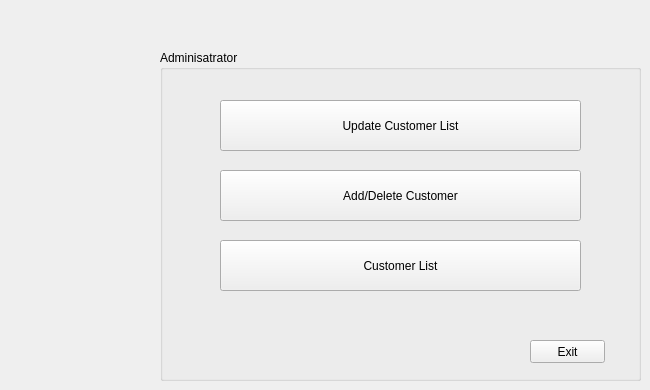
    <widget class="QWidget" name="AdminBase">
     <widget class="QGroupBox" name="groupBox_2">
      <property name="geometry">
       <rect>
        <x>160</x>
        <y>50</y>
        <width>481</width>
        <height>331</height>
       </rect>
      </property>
      <property name="title">
       <string>Adminisatrator</string>
      </property>
      <widget class="QPushButton" name="adminExit_Button">
       <property name="geometry">
        <rect>
         <x>370</x>
         <y>290</y>
         <width>75</width>
         <height>23</height>
        </rect>
       </property>
       <property name="text">
        <string>Exit</string>
       </property>
      </widget>
      <widget class="QPushButton" name="updateCustomer_Button">
       <property name="geometry">
        <rect>
         <x>60</x>
         <y>50</y>
         <width>361</width>
         <height>51</height>
        </rect>
       </property>
       <property name="text">
        <string>Update Customer List</string>
       </property>
      </widget>
      <widget class="QPushButton" name="addDeleteCustomer_Button">
       <property name="geometry">
        <rect>
         <x>60</x>
         <y>120</y>
         <width>361</width>
         <height>51</height>
        </rect>
       </property>
       <property name="text">
        <string>Add/Delete Customer</string>
       </property>
      </widget>
      <widget class="QPushButton" name="customerList_Button">
       <property name="geometry">
        <rect>
         <x>60</x>
         <y>190</y>
         <width>361</width>
         <height>51</height>
        </rect>
       </property>
       <property name="text">
        <string>Customer List</string>
       </property>
      </widget>
     </widget>
    </widget>
